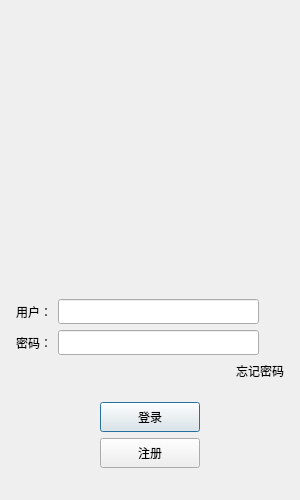
<?xml version="1.0" encoding="UTF-8"?>
<ui version="4.0">
 <class>LoginDialog</class>
 <widget class="QDialog" name="LoginDialog">
  <property name="geometry">
   <rect>
    <x>0</x>
    <y>0</y>
    <width>300</width>
    <height>500</height>
   </rect>
  </property>
  <property name="minimumSize">
   <size>
    <width>300</width>
    <height>500</height>
   </size>
  </property>
  <property name="maximumSize">
   <size>
    <width>300</width>
    <height>500</height>
   </size>
  </property>
  <property name="windowTitle">
   <string>Dialog</string>
  </property>
  <layout class="QVBoxLayout" name="verticalLayout_3">
   <item>
    <layout class="QVBoxLayout" name="verticalLayout_2">
     <property name="leftMargin">
      <number>5</number>
     </property>
     <property name="topMargin">
      <number>5</number>
     </property>
     <property name="rightMargin">
      <number>5</number>
     </property>
     <property name="bottomMargin">
      <number>5</number>
     </property>
     <item>
      <widget class="QLabel" name="err_tip">
       <property name="minimumSize">
        <size>
         <width>0</width>
         <height>25</height>
        </size>
       </property>
       <property name="maximumSize">
        <size>
         <width>16777215</width>
         <height>25</height>
        </size>
       </property>
       <property name="text">
        <string/>
       </property>
       <property name="alignment">
        <set>Qt::AlignCenter</set>
       </property>
      </widget>
     </item>
     <item>
      <widget class="QWidget" name="head_widget" native="true">
       <property name="minimumSize">
        <size>
         <width>200</width>
         <height>230</height>
        </size>
       </property>
       <layout class="QGridLayout" name="gridLayout">
        <item row="1" column="0">
         <widget class="QLabel" name="head_label">
          <property name="minimumSize">
           <size>
            <width>200</width>
            <height>200</height>
           </size>
          </property>
          <property name="maximumSize">
           <size>
            <width>200</width>
            <height>200</height>
           </size>
          </property>
          <property name="text">
           <string/>
          </property>
         </widget>
        </item>
       </layout>
      </widget>
     </item>
     <item>
      <spacer name="verticalSpacer_3">
       <property name="orientation">
        <enum>Qt::Vertical</enum>
       </property>
       <property name="sizeHint" stdset="0">
        <size>
         <width>20</width>
         <height>40</height>
        </size>
       </property>
      </spacer>
     </item>
     <item>
      <layout class="QHBoxLayout" name="horizontalLayout_2">
       <item>
        <widget class="QLabel" name="user_label">
         <property name="minimumSize">
          <size>
           <width>0</width>
           <height>25</height>
          </size>
         </property>
         <property name="maximumSize">
          <size>
           <width>16777215</width>
           <height>25</height>
          </size>
         </property>
         <property name="text">
          <string>用户：</string>
         </property>
        </widget>
       </item>
       <item>
        <widget class="QLineEdit" name="user_edit">
         <property name="minimumSize">
          <size>
           <width>0</width>
           <height>25</height>
          </size>
         </property>
         <property name="maximumSize">
          <size>
           <width>16777215</width>
           <height>25</height>
          </size>
         </property>
        </widget>
       </item>
       <item>
        <spacer name="horizontalSpacer_6">
         <property name="orientation">
          <enum>Qt::Horizontal</enum>
         </property>
         <property name="sizeType">
          <enum>QSizePolicy::Fixed</enum>
         </property>
         <property name="sizeHint" stdset="0">
          <size>
           <width>25</width>
           <height>20</height>
          </size>
         </property>
        </spacer>
       </item>
      </layout>
     </item>
     <item>
      <layout class="QHBoxLayout" name="horizontalLayout_3">
       <item>
        <widget class="QLabel" name="pass_label">
         <property name="minimumSize">
          <size>
           <width>0</width>
           <height>25</height>
          </size>
         </property>
         <property name="maximumSize">
          <size>
           <width>16777215</width>
           <height>25</height>
          </size>
         </property>
         <property name="text">
          <string>密码：</string>
         </property>
        </widget>
       </item>
       <item>
        <widget class="QLineEdit" name="pass_edit">
         <property name="minimumSize">
          <size>
           <width>0</width>
           <height>25</height>
          </size>
         </property>
         <property name="maximumSize">
          <size>
           <width>16777215</width>
           <height>25</height>
          </size>
         </property>
        </widget>
       </item>
       <item>
        <spacer name="horizontalSpacer_7">
         <property name="orientation">
          <enum>Qt::Horizontal</enum>
         </property>
         <property name="sizeType">
          <enum>QSizePolicy::Fixed</enum>
         </property>
         <property name="sizeHint" stdset="0">
          <size>
           <width>25</width>
           <height>20</height>
          </size>
         </property>
        </spacer>
       </item>
      </layout>
     </item>
     <item>
      <layout class="QHBoxLayout" name="horizontalLayout_4">
       <item>
        <spacer name="horizontalSpacer">
         <property name="orientation">
          <enum>Qt::Horizontal</enum>
         </property>
         <property name="sizeHint" stdset="0">
          <size>
           <width>40</width>
           <height>20</height>
          </size>
         </property>
        </spacer>
       </item>
       <item>
        <widget class="ClickedLabel" name="forget_label">
         <property name="text">
          <string>忘记密码</string>
         </property>
        </widget>
       </item>
      </layout>
     </item>
     <item>
      <spacer name="verticalSpacer_2">
       <property name="orientation">
        <enum>Qt::Vertical</enum>
       </property>
       <property name="sizeHint" stdset="0">
        <size>
         <width>20</width>
         <height>40</height>
        </size>
       </property>
      </spacer>
     </item>
     <item>
      <layout class="QHBoxLayout" name="horizontalLayout_5">
       <item>
        <spacer name="horizontalSpacer_2">
         <property name="orientation">
          <enum>Qt::Horizontal</enum>
         </property>
         <property name="sizeHint" stdset="0">
          <size>
           <width>40</width>
           <height>20</height>
          </size>
         </property>
        </spacer>
       </item>
       <item>
        <widget class="QPushButton" name="login_btn">
         <property name="minimumSize">
          <size>
           <width>100</width>
           <height>30</height>
          </size>
         </property>
         <property name="text">
          <string>登录</string>
         </property>
        </widget>
       </item>
       <item>
        <spacer name="horizontalSpacer_3">
         <property name="orientation">
          <enum>Qt::Horizontal</enum>
         </property>
         <property name="sizeHint" stdset="0">
          <size>
           <width>40</width>
           <height>20</height>
          </size>
         </property>
        </spacer>
       </item>
      </layout>
     </item>
     <item>
      <layout class="QHBoxLayout" name="horizontalLayout_6">
       <item>
        <spacer name="horizontalSpacer_4">
         <property name="orientation">
          <enum>Qt::Horizontal</enum>
         </property>
         <property name="sizeHint" stdset="0">
          <size>
           <width>40</width>
           <height>20</height>
          </size>
         </property>
        </spacer>
       </item>
       <item>
        <widget class="QPushButton" name="reg_btn">
         <property name="minimumSize">
          <size>
           <width>100</width>
           <height>30</height>
          </size>
         </property>
         <property name="text">
          <string>注册</string>
         </property>
        </widget>
       </item>
       <item>
        <spacer name="horizontalSpacer_5">
         <property name="orientation">
          <enum>Qt::Horizontal</enum>
         </property>
         <property name="sizeHint" stdset="0">
          <size>
           <width>40</width>
           <height>20</height>
          </size>
         </property>
        </spacer>
       </item>
      </layout>
     </item>
     <item>
      <spacer name="verticalSpacer">
       <property name="orientation">
        <enum>Qt::Vertical</enum>
       </property>
       <property name="sizeHint" stdset="0">
        <size>
         <width>20</width>
         <height>40</height>
        </size>
       </property>
      </spacer>
     </item>
    </layout>
   </item>
  </layout>
 </widget>
 <customwidgets>
  <customwidget>
   <class>ClickedLabel</class>
   <extends>QLabel</extends>
   <header>clickedlabel.h</header>
  </customwidget>
 </customwidgets>
 <resources/>
 <connections/>
</ui>
